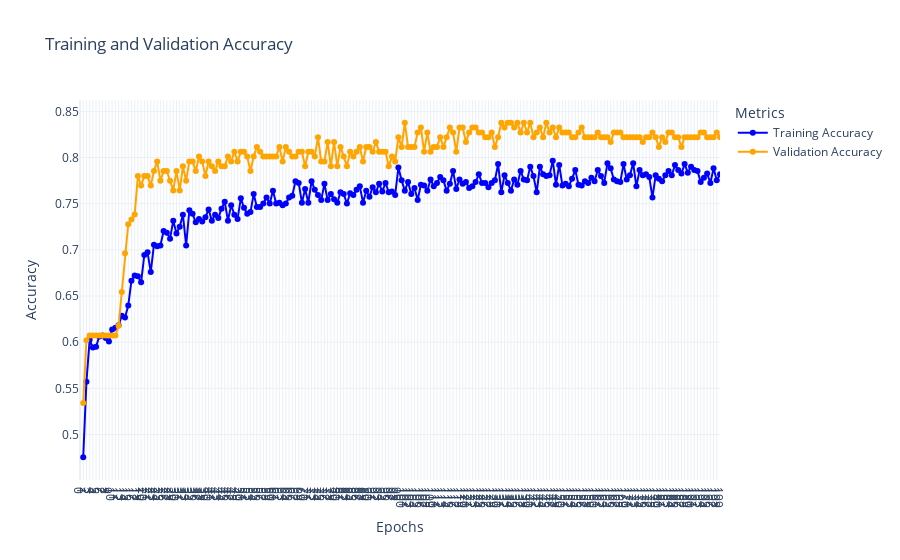

Write notebook code for a chart like this one.
### Code cell
# Получение нужных данных с истори обучения модели
accuracy = history.history['accuracy']
val_accuracy = history.history['val_accuracy']
epochs = range(1, len(accuracy) + 1)  # Epoch numbers

# Задание графика
fig = go.Figure()

# Добавление линии accuracy
fig.add_trace(go.Scatter(
    x=list(epochs),
    y=accuracy,
    mode='lines+markers',
    name='Training Accuracy',
    line=dict(color='blue', width=2),
    marker=dict(size=6)
))

# Добавление линии Validation accuracy 
fig.add_trace(go.Scatter(
    x=list(epochs),
    y=val_accuracy,
    mode='lines+markers',
    name='Validation Accuracy',
    line=dict(color='orange', width=2),
    marker=dict(size=6)
))

# Обновление лэйаута
layout = go.Layout(
    # margin_pad = 10,
    xaxis=dict(
        title = 'Epochs',
        tickvals=list(epochs),
        autorange=False,
        range=[0, len(list(epochs)) - 1],
        tick0=0,
        dtick=1,
        tickmode='linear'  # Чтобы эпохи показывались как целые числа
    ),
    title='Training and Validation Accuracy',
    yaxis_title='Accuracy',
    legend_title='Metrics',
    template='plotly_white'
)
fig.update_layout(layout)

fig.show()

### Figure 1 — Plotly figure (JSON) as saved in the notebook; plotly's stock layout.template omitted (floating-point values rounded to 4 significant figures; data arrays with more than 128 entries replaced by an {"elided": "..."} marker saying what was removed)
{"data": [{"line": {"color": "blue", "width": 2}, "marker": {"size": 6}, "mode": "lines+markers", "name": "Training Accuracy", "type": "scatter", "x": {"elided": "200 int values"}, "y": {"elided": "200 float values"}}, {"line": {"color": "orange", "width": 2}, "marker": {"size": 6}, "mode": "lines+markers", "name": "Validation Accuracy", "type": "scatter", "x": {"elided": "200 int values"}, "y": {"elided": "200 float values"}}], "layout": {"legend": {"title": {"text": "Metrics"}}, "title": {"text": "Training and Validation Accuracy"}, "xaxis": {"autorange": false, "dtick": 1, "range": [0, 199], "tick0": 0, "tickmode": "linear", "tickvals": {"elided": "200 int values"}, "title": {"text": "Epochs"}}, "yaxis": {"title": {"text": "Accuracy"}}}}
